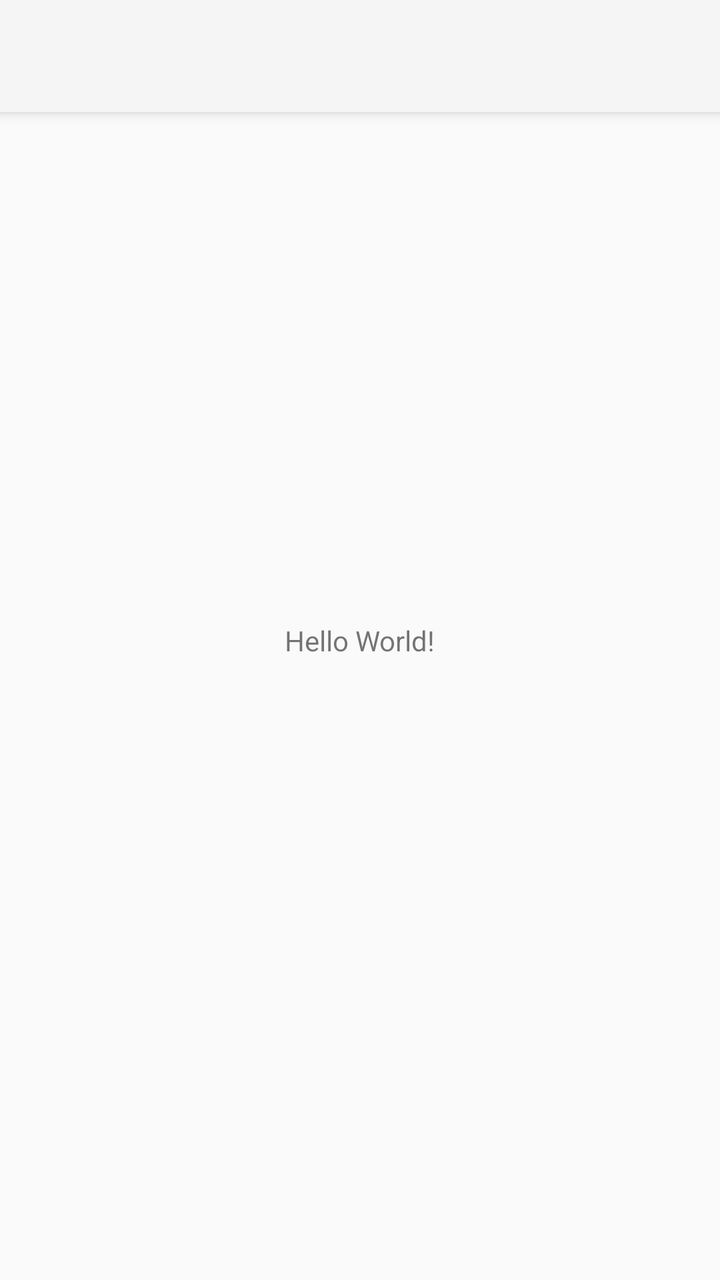
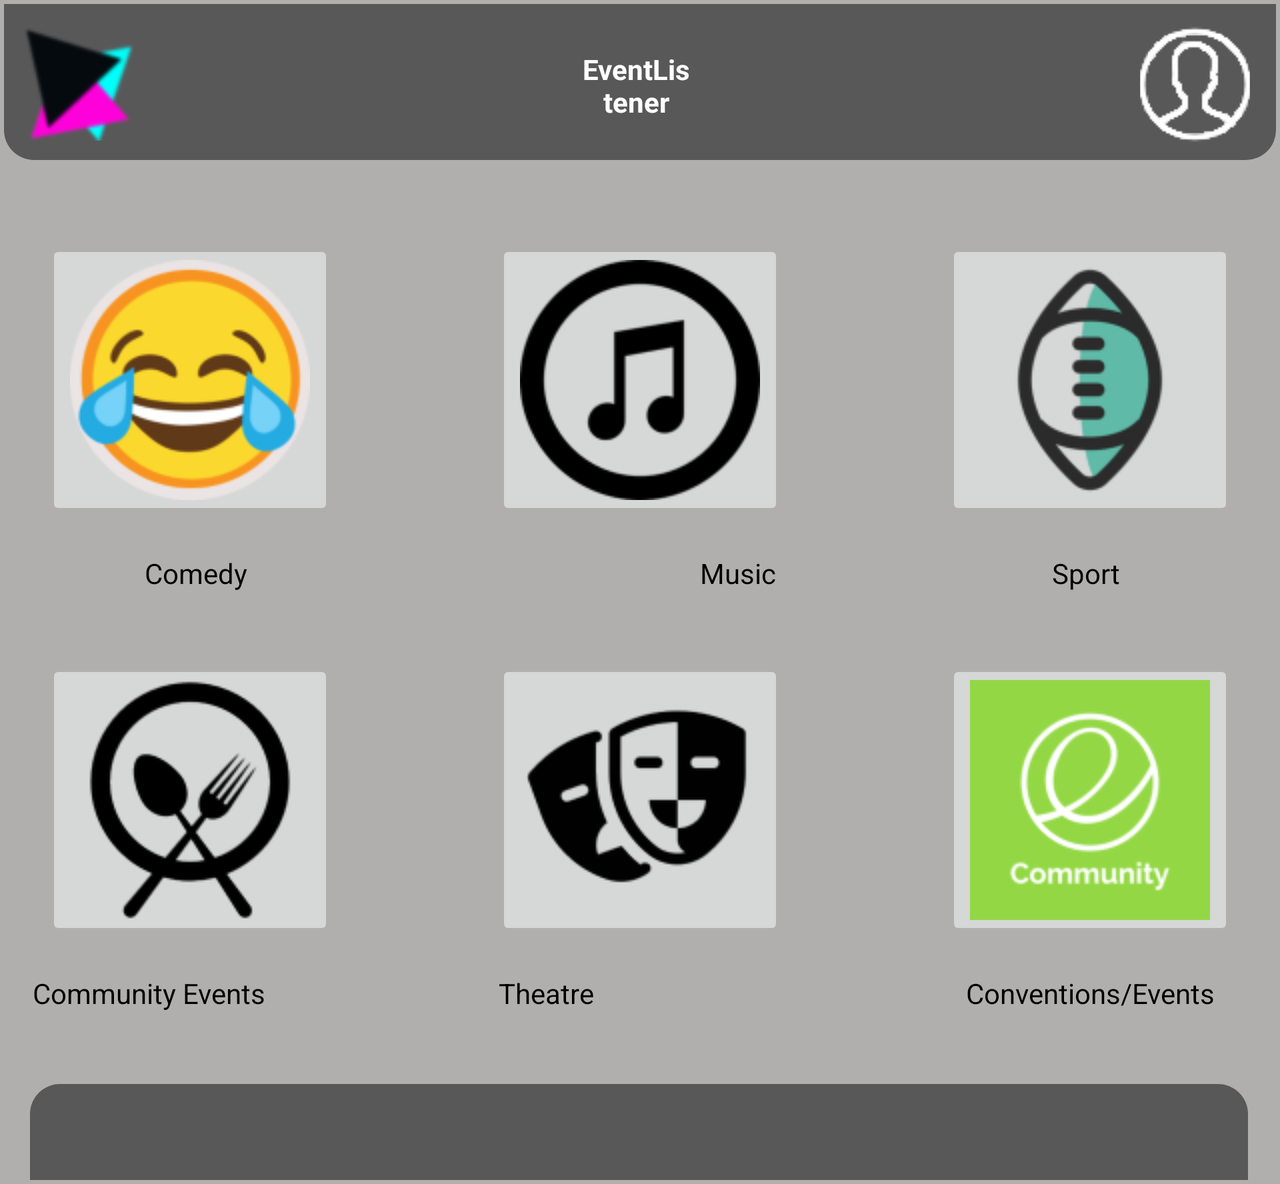

Compare how this app lays out the same screen by default and in its alternative resource folder. The renders come first, then the two layout files and the values they reference.
<!-- AndroidManifest.xml: application theme Theme.AppCompat.DayNight.NoActionBar -->
<!-- res/layout/activity_main.xml -->
<?xml version="1.0" encoding="utf-8"?>
<androidx.constraintlayout.widget.ConstraintLayout xmlns:android="http://schemas.android.com/apk/res/android"
    xmlns:app="http://schemas.android.com/apk/res-auto"
    xmlns:tools="http://schemas.android.com/tools"
    android:layout_width="match_parent"
    android:layout_height="match_parent"
    tools:context=".MainActivity">

    <android.support.v7.widget.Toolbar
        android:id="@+id/my_toolbar"
        android:layout_width="match_parent"
        android:layout_height="?attr/actionBarSize"
        android:background="?attr/colorPrimary"
        android:elevation="4dp"
        android:theme="@style/ThemeOverlay.AppCompat.ActionBar"
        app:popupTheme="@style/ThemeOverlay.AppCompat.Light"
        tools:ignore="MissingConstraints" />

    <TextView
        android:layout_width="wrap_content"
        android:layout_height="wrap_content"
        android:text="Hello World!"
        app:layout_constraintBottom_toBottomOf="parent"
        app:layout_constraintLeft_toLeftOf="parent"
        app:layout_constraintRight_toRightOf="parent"
        app:layout_constraintTop_toTopOf="parent" />

</androidx.constraintlayout.widget.ConstraintLayout>
<!-- resources referenced by this layout -->
<resources>

</resources>
<!-- res/layout-land/activity_main.xml (the repository's variant of the layout above) -->
<!-- drawn on the phone turned sideways -->
<?xml version="1.0" encoding="utf-8"?>
<ScrollView xmlns:android="http://schemas.android.com/apk/res/android"
    xmlns:app="http://schemas.android.com/apk/res-auto"
    android:layout_width="match_parent"
    android:layout_height="wrap_content"
    >

    <RelativeLayout
        android:layout_width="match_parent"
        android:layout_height="wrap_content"
        android:background="@color/grey"
        android:isScrollContainer="true"
        android:orientation="vertical"
        android:padding="2dp">

        <androidx.appcompat.widget.Toolbar
            android:id="@+id/toolbar"
            android:layout_width="match_parent"
            android:layout_height="78dp"
            android:background="@drawable/bottom_corners" />

        <TextView
            android:id="@+id/eventTwoText"
            android:layout_width="54dp"
            android:layout_height="wrap_content"
            android:layout_below="@+id/eventTwo"
            android:layout_alignParentEnd="true"
            android:layout_alignParentRight="true"
            android:layout_marginTop="17dp"
            android:layout_marginRight="68dp"
            android:text="Sport"
            android:textAlignment="center"
            android:textColor="@android:color/black" />

        <ImageButton
            android:id="@+id/musicButton"
            android:layout_width="wrap_content"
            android:layout_height="wrap_content"
            android:layout_centerHorizontal="true"
            android:layout_below="@+id/toolbar"
            android:layout_marginTop="40dp"
            app:srcCompat="@drawable/music" />

        <ImageButton
            android:id="@+id/conventionButton"
            android:layout_width="wrap_content"
            android:layout_height="wrap_content"
            android:layout_marginLeft="21dp"
            android:layout_marginTop="250dp"
            android:layout_below="@+id/toolbar"
            app:srcCompat="@drawable/convention" />

        <TextView
            android:id="@+id/conventionText"
            android:layout_width="140dp"
            android:layout_height="wrap_content"
            android:layout_below="@+id/conventionButton"
            android:layout_alignParentEnd="true"
            android:layout_alignParentRight="true"
            android:layout_marginTop="17dp"
            android:layout_marginEnd="23dp"
            android:layout_marginRight="23dp"
            android:text="Conventions/Events"
            android:textAlignment="center"
            android:textColor="@android:color/black" />

        <ImageButton
            android:id="@+id/comedyButton"
            android:layout_width="wrap_content"
            android:layout_height="wrap_content"
            android:layout_marginLeft="21dp"
            android:layout_marginTop="40dp"
            android:layout_below="@+id/toolbar"
            app:srcCompat="@drawable/comedy" />


        <ImageButton
            android:id="@+id/dashButton"
            android:layout_width="55dp"
            android:layout_height="62dp"
            android:layout_alignEnd="@+id/toolbar"
            android:layout_alignRight="@+id/toolbar"
            android:layout_alignParentTop="true"
            android:layout_marginTop="9dp"
            android:layout_marginEnd="13dp"
            android:layout_marginRight="13dp"
            app:srcCompat="@drawable/dashboard" />

        <TextView
            android:id="@+id/musicText"
            android:layout_width="76dp"
            android:layout_height="wrap_content"
            android:layout_below="@+id/musicButton"
            android:layout_alignParentStart="true"
            android:layout_alignParentLeft="true"
            android:layout_marginLeft="329dp"
            android:layout_marginTop="17dp"
            android:text="Music"
            android:textAlignment="center"
            android:textColor="@android:color/black" />

        <ImageView
            android:id="@+id/logoImage"
            android:layout_width="58dp"
            android:layout_height="58dp"
            android:layout_alignStart="@+id/toolbar"
            android:layout_alignLeft="@+id/toolbar"
            android:layout_alignParentTop="true"
            android:layout_marginStart="7dp"
            android:layout_marginLeft="7dp"
            android:layout_marginTop="11dp"
            app:srcCompat="@drawable/eventlistenerlogo" />

        <ImageButton
            android:id="@+id/eventTwo"
            android:layout_width="wrap_content"
            android:layout_height="wrap_content"
            android:layout_alignParentEnd="true"
            android:layout_alignParentRight="true"
            android:layout_marginTop="40dp"
            android:layout_below="@+id/toolbar"
            android:layout_marginRight="21dp"
            app:srcCompat="@drawable/balllogo" />

        <TextView
            android:id="@+id/textView"
            android:layout_width="150dp"
            android:layout_height="wrap_content"
            android:layout_alignStart="@+id/toolbar"
            android:layout_alignLeft="@+id/toolbar"
            android:layout_alignEnd="@+id/toolbar"
            android:layout_alignRight="@+id/toolbar"
            android:layout_marginStart="287dp"
            android:layout_marginLeft="287dp"
            android:layout_marginTop="23dp"
            android:layout_marginEnd="291dp"
            android:layout_marginRight="291dp"
            android:text="EventListener"
            android:textAlignment="center"
            android:textColor="@android:color/white"
            android:textStyle="bold" />

        <TextView
            android:id="@+id/comedyText"
            android:layout_width="136dp"
            android:layout_height="wrap_content"
            android:layout_below="@+id/comedyButton"
            android:layout_alignParentStart="true"
            android:layout_alignParentLeft="true"
            android:layout_marginLeft="28dp"
            android:layout_marginTop="17dp"
            android:text="Comedy"
            android:textAlignment="center"
            android:textColor="@android:color/black" />

        <ImageButton
            android:id="@+id/communityButton"
            android:layout_width="wrap_content"
            android:layout_height="wrap_content"
            android:layout_alignParentEnd="true"
            android:layout_alignParentRight="true"
            android:layout_marginTop="250dp"
            android:layout_below="@+id/toolbar"
            android:layout_marginRight="21dp"
            app:srcCompat="@drawable/community" />

        <ImageButton
            android:id="@+id/theatreButton"
            android:layout_width="wrap_content"
            android:layout_height="wrap_content"
            android:layout_centerHorizontal="true"
            android:layout_below="@+id/toolbar"
            android:layout_marginTop="250dp"
            app:srcCompat="@drawable/theatre" />

        <TextView
            android:id="@+id/communityText"
            android:layout_width="wrap_content"
            android:layout_height="wrap_content"
            android:layout_below="@+id/communityButton"
            android:layout_alignParentStart="true"
            android:layout_alignParentLeft="true"
            android:layout_marginStart="14dp"
            android:layout_marginLeft="14dp"
            android:layout_marginTop="17dp"
            android:text="Community Events"
            android:textAlignment="center"
            android:textColor="@android:color/black" />

        <TextView
            android:id="@+id/theatreText"
            android:layout_width="wrap_content"
            android:layout_height="wrap_content"
            android:layout_below="@+id/theatreButton"
            android:layout_alignParentEnd="true"
            android:layout_alignParentRight="true"
            android:layout_marginTop="17dp"
            android:layout_marginEnd="341dp"
            android:layout_marginRight="341dp"
            android:text="Theatre"
            android:textAlignment="center"
            android:textColor="@android:color/black" />

        <androidx.appcompat.widget.Toolbar
            android:id="@+id/toolbar4"
            android:layout_width="match_parent"
            android:layout_height="wrap_content"
            android:layout_alignParentStart="true"
            android:layout_alignParentLeft="true"
            android:layout_alignParentTop="true"
            android:layout_alignParentEnd="true"
            android:layout_alignParentRight="true"
            android:layout_marginStart="13dp"
            android:layout_marginLeft="13dp"
            android:layout_marginTop="540dp"
            android:layout_marginEnd="14dp"
            android:layout_marginRight="14dp"
            android:background="@drawable/top_corners"
            android:minHeight="?attr/actionBarSize"
            android:theme="?attr/actionBarTheme" />


    </RelativeLayout>
</ScrollView>
<!-- resources referenced by the variant -->
<!-- as the phone turned sideways resolves them -->
<resources>
  <color name="grey">#B1AEAE</color>
  <!-- drawable balllogo: png bitmap (drawable, 6791 bytes) -->
  <!-- drawable bottom_corners (drawable) -->
  <?xml version="1.0" encoding="utf-8"?>
  <shape xmlns:android="http://schemas.android.com/apk/res/android" android:shape="rectangle">
      <solid android:color="@color/colorPrimary"/>
      <corners android:topLeftRadius="0dp"
          android:topRightRadius="0dp"
          android:bottomLeftRadius="15dp"
          android:bottomRightRadius="15dp"/>
  </shape>
  <!-- drawable comedy: png bitmap (drawable, 12426 bytes) -->
  <!-- drawable community: png bitmap (drawable, 6894 bytes) -->
  <!-- drawable convention: png bitmap (drawable, 8196 bytes) -->
  <!-- drawable dashboard: png bitmap (drawable, 3222 bytes) -->
  <!-- drawable eventlistenerlogo: png bitmap (drawable, 2814 bytes) -->
  <!-- drawable music: png bitmap (drawable, 4486 bytes) -->
  <!-- drawable theatre: png bitmap (drawable, 3672 bytes) -->
  <!-- drawable top_corners (drawable) -->
  <?xml version="1.0" encoding="utf-8"?>
  <shape xmlns:android="http://schemas.android.com/apk/res/android" android:shape="rectangle">
      <solid android:color="@color/colorPrimary"/>
      <corners android:topLeftRadius="15dp"
          android:topRightRadius="15dp"
          android:bottomLeftRadius="0dp"
          android:bottomRightRadius="0dp"/>
  </shape>
  <color name="colorPrimary">#585858</color>
</resources>
